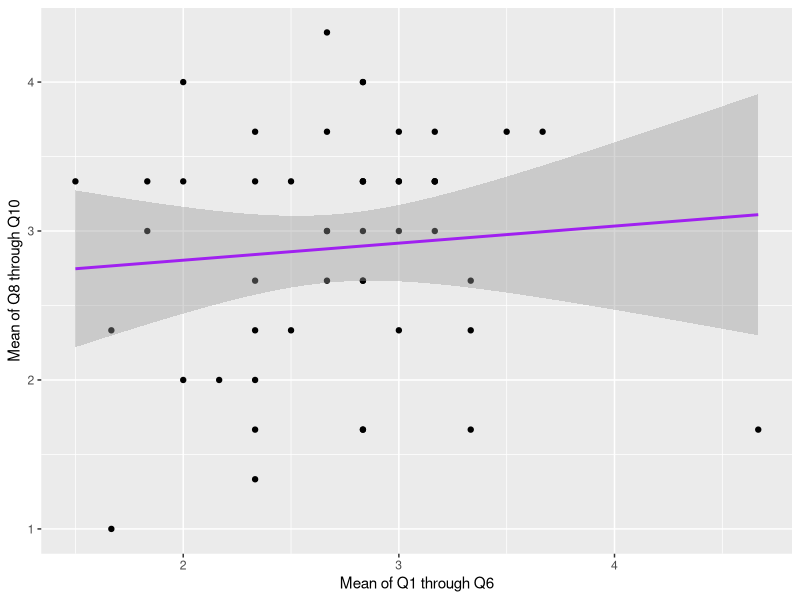

Write the R code that produced this figure. (Note: this script raises an error after producing the figure.)
## ---- chunk 1
setwd(dirname(rstudioapi::getActiveDocumentContext()$path))
library(tidyverse)

## ---- chunk 2
week8_tbl <- read_csv("../data/week3.csv", col_names = T) %>%
  mutate(gender = factor(gender, levels=c("M","F"), labels = c("Male","Female"))) %>%
  mutate(q5=6-q5)%>%
  rowwise()  %>%
  mutate(mq1_6= mean(c(q1,q2,q3,q4,q5,q6), na.rm = T)) %>%  # I tried using q1:q6, but when I was checking the responses, it wasn't right, it was giving me different answers for each line, but not the right one..
  mutate(mq8_10= mean(c(q8,q9,q10), na.rm = T))

## ---- chunk 3
week8_tbl %>%
  select(q1:q6)

week8_tbl %>%
  ggplot(aes(x=mq1_6,y=mq8_10))+
  geom_point() +
  geom_smooth( method = "lm",color="purple")+
  labs(x= "Mean of Q1 through Q6", y= "Mean of Q8 through Q10")

## ---- chunk 4
wow_correlation<-cor.test(week8_tbl$mq1_6,week8_tbl$mq8_10)
pvalue <-str_remove(round(wow_correlation$p.value,2) ,"^0")
wow_correlation
pretty_cor<- str_remove(round(wow_correlation$estimate,2),"^0")
## ---- chunk 5
week8_tbl %>%
  select(timeEnd,gender,mq1_6,mq8_10) %>%
  saveRDS("../shiny_week8/data.rds")
